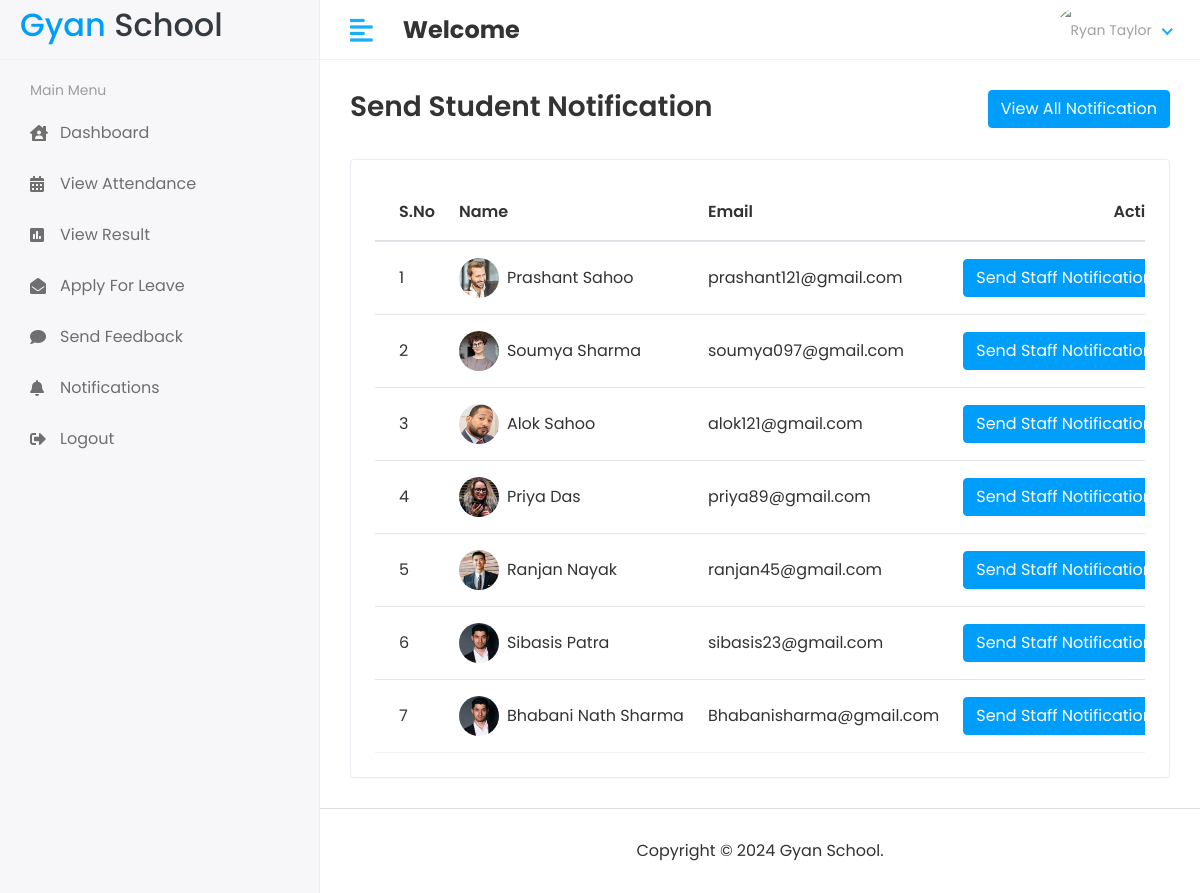
The app's page /hod/student_notification with its own data.
### stu_app/models.py (models this page shows, shortened)
class Student(models.Model):
    admin = models.OneToOneField(CustomUser,on_delete=models.CASCADE)
    address = models.TextField()
    gender = models.CharField(max_length=100)
    course_id = models.ForeignKey(Course,on_delete=models.DO_NOTHING)
    session_year_id = models.ForeignKey(SessionYear,on_delete=models.DO_NOTHING)
    created_at = models.DateTimeField(auto_now_add=True)
    updated_at = models.DateTimeField(auto_now_add=True)

class CustomUser(AbstractUser):
    user = (
        ('1','HOD'),
        ('2','STAFF'),
        ('3','STUDENT')
    )
    user_type = models.CharField(choices=user,max_length=50,default=1)
    profile_pic = models.ImageField(upload_to='media/profile_pic')

### stu_app/hod_views.py (the view)
# urls.py: path('hod/student_notification',hod_views.Student_Notification,name='student_notification'),
def Student_Notification(request):
    student = Student.objects.all()
    notification = StudentNotification.objects.all()
    return render(request,'Hod/student_notification.html',{'student':student,'notification':notification})

### templates/Hod/student_notification.html (shortened to what this page needs)
<!DOCTYPE html>
{% load static %}
<html lang="en">
   <head>
      <link rel="stylesheet" href="{% static "assets/plugins/bootstrap/css/bootstrap.min.css" %}">
      <link rel="stylesheet" href="{% static "assets/plugins/fontawesome/css/fontawesome.min.css" %}">
      <link rel="stylesheet" href="{% static "assets/plugins/fontawesome/css/all.min.css" %}">
      <link rel="stylesheet" href="{% static "assets/css/style.css" %}">
   </head>
   <body>
      <div class="main-wrapper">
        {% include "Includes/header.html" %}
       {% include "Includes/sidebar.html" %}
         <div class="page-wrapper">
            <div class="content container-fluid">
                <div class="page-header">
                    <div class="row align-items-center">
                       <div class="col">
                          <h3 class="page-title">Send Student Notification</h3>
                       </div>
                       <div class="col-auto text-right float-right ml-auto">
                        <button type="button" class="btn btn-info" data-toggle="modal" data-target="#staticBackdrop">
                            View All Notification
                          </button>
                       </div>
                    </div>
                 </div>
              <div class="row">
                <div class="col-sm-12">
                   <div class="card card-table">
                      <div class="card-body">
                         <div class="table-responsive">
                            <table id="table_id" class="table table-hover table-center mb-0 ">
                               <thead>
                                  <tr>
                                     <th>S.No</th>
                                     <th>Name</th>
                                     <th>Email</th>
                                     <th class="text-right">Action</th>
                                  </tr>
                               </thead>
                               <tbody>
                                {% for i in student  %}
                                  <tr>
                                     <td>{{forloop.counter}}</td>
                                     <td>
                                        <h2 class="table-avatar">
                                           <a href="student-details.html" class="avatar avatar-sm mr-2"><img class="avatar-img rounded-circle" src="/{{i.admin.profile_pic}}" alt="User Image"></a>
                                           <a href="student-details.html">{{i.admin.first_name}} {{i.admin.last_name}}</a>
                                        </h2>
                                     </td>
                                     <td>{{i.admin.email}}</td>
                                     <td class="text-right">
                                    <button type="button" class="btn btn-info" data-toggle="modal" data-target="#send-{{forloop.counter}}">
                            Send Staff Notification
                          </button>
                                     </td>
                                  </tr>
                                  {% endfor %}
                               </tbody>
                            </table>
                         </div>
                      </div>
                   </div>
                </div>
             </div>
          </div>
            <footer class="text-center">
               <p>Copyright © 2024 Gyan School.</p>
            </footer>
         </div>
      </div>
   </body>
</html>

### templates/Includes/header.html (shortened to what this page needs)
{% load static %}
<div class="header">
    <div class="header-left">
       <a href="index.html" class="logo">
       <h2 class="text-info">Gyan<span class="text-dark"> School</span></h2>
       </a>
    </div>
    <a href="javascript:void(0);" id="toggle_btn">
    <i class="fas fa-align-left"></i>
    </a>
    <div class="top-nav-search mt-3">
       <h4><strong>Welcome </strong></h4>
    </div>
    <ul class="nav user-menu">
       <li class="nav-item dropdown has-arrow">
          <a href="#" class="dropdown-toggle nav-link" data-toggle="dropdown">
            {% if user.profile_pic == '' %}
            <span class="user-img"><img class="rounded-circle" src="{% static "assets/img/avatar-03.jpg" %}" width="31" alt="Ryan Taylor"></span>
            {% else %}
            <span class="user-img"><img class="rounded-circle" src="/{{user.profile_pic}}" width="31" alt="Ryan Taylor"></span>
            {% endif %}
          </a>
       </li>
    </ul>
 </div>

### templates/Includes/sidebar.html (shortened to what this page needs)
{% load static %}
<div class="sidebar" id="sidebar">
    <div class="sidebar-inner slimscroll">
       <div id="sidebar-menu" class="sidebar-menu">
         {% if user.user_type == '1' %}
          <ul>
             <li class="menu-title">
                <span>Main Menu</span>
             </li>
             <li class="{% if request.path == '/hod/' %}active{% endif %}">
               <a href="{% url "home" %}"><i class="fas fa-house-user"></i> <span>Dashboard</span></a>
            </li>
             <li class="submenu {% if request.path == '/hod/add_stu/' or request.path == '/hod/view_stu/' %}active{% endif %}">
                <a href="#"><i class="fas fa-user-graduate"></i> <span>Students</span> <span class="menu-arrow"></span></a>
                <ul>
                  <li><a href="{% url "add_stu" %}">Add Student</a></li>
                   <li><a href="{% url "view_stu" %}">View Student</a></li>
                </ul>
             </li>
             <li class="submenu {% if request.path == '/hod/add_staff' or request.path == '/hod/view_staff' %}active{% endif %}">
                <a href="#"><i class="fas fa-chalkboard-teacher"></i> <span> Staff</span> <span class="menu-arrow"></span></a>
                <ul>
                   <li><a href="{% url "add_staff" %}">Add Staff</a></li>
                   <li><a href="{% url "view_staff" %}">View Staff</a></li>
                </ul>
             </li>
             <li class="submenu {% if request.path == '/hod/add_course/' or request.path == '/hod/view_course/' %}active{% endif %}">
                <a href="#"><i class="fas fa-graduation-cap"></i> <span>Course</span> <span class="menu-arrow"></span></a>
                <ul>
                   <li><a href="{% url "add_course" %}">Add Course</a></li>
                   <li><a href="{% url "view_course" %}">View Course</a></li>
                </ul>
             </li>
             <li class="submenu {% if request.path == '/hod/add_sub' or request.path == '/hod/view_sub'  %}active{% endif %}">
                <a href="#"><i class="fas fa-book-reader"></i> <span> Subjects</span> <span class="menu-arrow"></span></a>
                <ul>
                   <li><a href="{% url "add_sub" %}">Add Subject</a></li>
                   <li><a href="{% url "view_sub" %}">View Subject</a></li>
                </ul>
             </li>
             <li class="submenu {% if request.path == '/hod/add_session' or request.path == '/hod/view_session' %}active{% endif %}">
               <a href="#"><i class="fas fa-clock "></i> <span> Session</span> <span class="menu-arrow"></span></a>
               <ul>
                  <li><a href="{% url "add_session" %}">Add Session</a></li>
                  <li><a href="{% url "view_session" %}">View Session</a></li>
               </ul>
            </li>
            <li class="{% if request.path == '/hod/staff_send_notification' %}active{% endif %}">
               <a href="{% url "staff_notification" %}"><i class="fas fa-bell"></i> <span>Send Staff Notification</span></a>
            </li>
            <li class="{% if request.path == '/hod/student_notification' %}active{% endif %}">
               <a href="{% url "student_notification" %}"><i class="fas fa-bell"></i> <span>Send Student Notification</span></a>
            </li>
            <li class="{% if request.path == '/hod/view_stu_attendance' %}active{% endif %}">
               <a href="{% url "stu_view_attten" %}"><i class="fas fa-calendar"></i> <span>View Attendance</span></a>
            </li>
            <li class="{% if request.path == '/hod/hod_staff_feedback' %}active{% endif %}">
               <a href="{% url "hod_staff_feedback" %}"><i class="fas fa-comments"></i> <span>Staff Feedback</span></a>
            </li>
            <li class="{% if request.path == '/hod/student_feedback_hod' %}active{% endif %}">
               <a href="{% url "stu_fedback_hod" %}"><i class="fas fa-comments"></i> <span>Student Feedback</span></a>
            </li>
            <li class="{% if request.path == '/hod/staff_leave_view' %}active{% endif %}">
               <a href="{% url "staff_leave_view" %}"><i class="fas fa-envelope"></i> <span>Staff Leave</span></a>
            </li>
            <li class="{% if request.path == '/hod/student_leave_view' %}active{% endif %}">
               <a href="{% url "stu_leave_view" %}"><i class="fas fa-envelope"></i> <span>Student Leave</span></a>
            </li>
            <li>
               <a href="{% url "dologout" %}"><i class="fas fa-sign-out-alt"></i> <span>Logout</span></a>
            </li>
          </ul>
          {% else %}
          <ul>
            <li class="menu-title">
               <span>Main Menu</span>
            </li>
            <li class="{% if request.path == '/student/home' %}active{% endif %}">
              <a href="{% url "student_home" %}"><i class="fas fa-house-user"></i> <span>Dashboard</span></a>
           </li>
           <li class="{% if request.path == '/staff/stu_view_attendance' %}active{% endif %}">
            <a href="{% url "stu_view_attendance" %}"><i class="fas fa-calendar-alt"></i><span>View Attendance</span></a>
           </li>
           <li class="{% if request.path == '/student/view_result' %}active{% endif %}">
            <a href="{% url "view_result" %}"><i class="fas fa-poll"></i><span>View Result</span></a>
           </li>
           <li class="{% if request.path == '/student/apply_stu_leave' %}active{% endif %}">
            <a href="{% url "apply_stu_leave" %}"><i class="fas fa-envelope-open"></i><span>Apply For Leave</span></a>
           </li>
           <li class="{% if request.path == '/student/stu_feedback' %}active{% endif %}">
            <a href="{% url "stu_feedback" %}"><i class="fas fa-comment"></i><span>Send Feedback</span></a>
           </li>
           <li class="{% if request.path == '/student/stu_noti' %}active{% endif %}">
            <a href="{% url "stu_noti" %}"><i class="fas fa-bell"></i><span>Notifications</span></a>
           </li>
         <li>
            <a href="{% url "dologout" %}"><i class="fas fa-sign-out-alt"></i> <span>Logout</span></a>
         </li>
         </ul>
          {% endif %}
       </div>
    </div>
 </div>

### records on screen
Student: admin.profile_pic (picture), admin.first_name "Prashant", admin.last_name "Sahoo", admin.email "prashant121@gmail.com"
Student: admin.profile_pic (picture), admin.first_name "Soumya", admin.last_name "Sharma", admin.email "soumya097@gmail.com"
Student: admin.profile_pic (picture), admin.first_name "Alok", admin.last_name "Sahoo", admin.email "alok121@gmail.com"
Student: admin.profile_pic (picture), admin.first_name "Priya", admin.last_name "Das", admin.email "priya89@gmail.com"
Student: admin.profile_pic (picture), admin.first_name "Ranjan", admin.last_name "Nayak", admin.email "ranjan45@gmail.com"
Student: admin.profile_pic (picture), admin.first_name "Sibasis", admin.last_name "Patra", admin.email "sibasis23@gmail.com"
Student: admin.profile_pic (picture), admin.first_name "Bhabani", admin.last_name "Nath Sharma", admin.email "Bhabanisharma@gmail.com"
